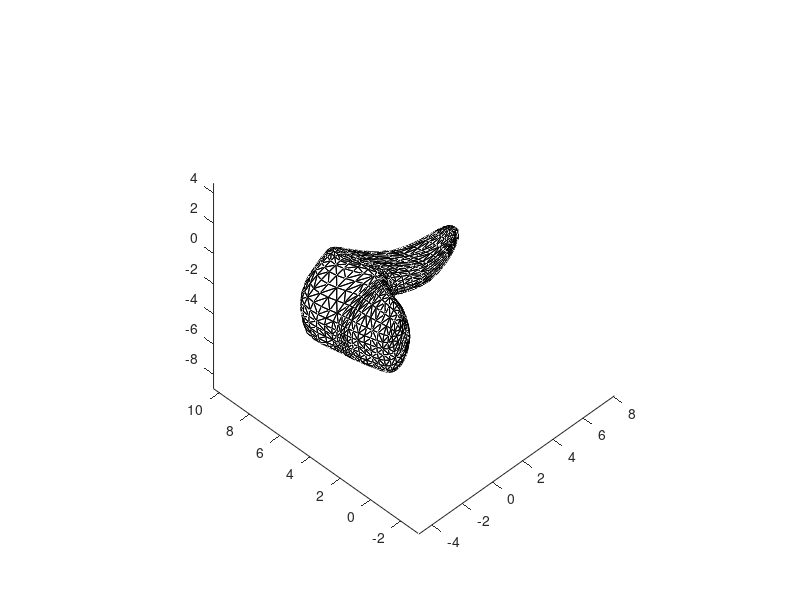

The MATLAB source for this figure: (Note: this script raises an error after producing the figure.)
%
% Make cross-sections of 3D objects defined in the Wavefront .obj file
%

% read the data file (Wavefront .obj file saved into a matlab structure, e.g., using read_wobj)
load( 'stomach+duodenum+pancreas.mat', 'O' );

% count the number of objects in the file
nobj = 0;
for i = 1 : length( O.objects )
    if strcmp( O.objects( i ).type, 'o' ) || strcmp( O.objects( i ).type, 'g' )
        nobj = nobj + 1; 
    end
end
fprintf( 'Found %d objects in the input file\n', nobj );

verts = O.vertices;
fprintf( 'Found %d vertices in the input file\n', size( verts, 1 ) );

% define cross-section planes
planes.n = [ 1 0 0; 0 1 0; 0 0 1 ]; % 3 cardinal crossections
planes.r = 1e-6 + [ 0 0 2; 0 0 2; 0 0 2 ]; % plane origins at [ 0, 0, 2 ]

figure( 'Position', [ 100, 100, 800, 800 ] ), hold on;
axis vis3d equal;
view( -45, 45 );
for i = 1 : length( O.objects )
    if strcmp( O.objects( i ).type, 'o' ) || strcmp( O.objects( i ).type, 'g' ) % start of the new object or group
        objectName = O.objects( i ).data;
        disp( [ 'Processing object ' objectName ] ); % print out object name
    elseif strcmp( O.objects( i ).type, 'f' ) % object faces block
        faces = O.objects( i ).data.vertices;
        patch( 'Faces', faces, 'Vertices', verts, 'FaceAlpha', 0, 'EdgeAlpha', 1 ); % display the mesh
        
        % get intersection polygons for all planes
        polygons = mesh_xsections( verts, faces, planes );
        
        % draw the object polygons
        for s = 1 : numel( polygons )
            if ~isempty( polygons{ s } )
                for p = 1 : numel( polygons{ s } )
                    patch( polygons{ s }{ p }( :, 1 ), ...
                           polygons{ s }{ p }( :, 2 ), ...
                           polygons{ s }{ p }( :, 3 ), 'y', 'FaceAlpha', 0.5 );
                    plot3( polygons{ s }{ p }( :, 1 ), ...
                           polygons{ s }{ p }( :, 2 ), ...
                           polygons{ s }{ p }( :, 3 ), 'r*' );
                end
            end
        end
    end
end
